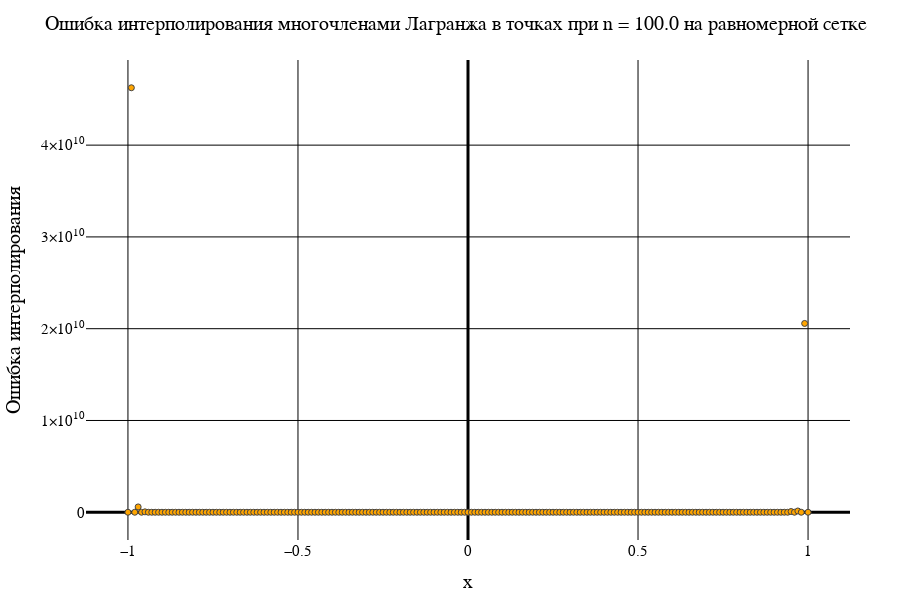

The code cell stored with this chart in its notebook:
### Code cell
data1[2]

### Figure 1 — Plotly figure (JSON) as saved in the notebook; plotly's stock layout.template omitted (floating-point values rounded to 4 significant figures; data arrays with more than 128 entries replaced by an {"elided": "..."} marker saying what was removed)
{"data": [{"marker": {"color": "orange", "line": {"width": 1}, "showline": true}, "mode": "markers", "type": "scatter", "x": {"elided": "201 float values"}, "y": {"elided": "201 float values"}}], "layout": {"coloraxis": {"outlinecolor": "black"}, "font": {"color": "black", "family": "Times New Roman"}, "height": 600, "margin": {"b": 50, "l": 50, "r": 50, "t": 60}, "paper_bgcolor": "white", "plot_bgcolor": "white", "title": {"autosize": false, "font": {"color": "black", "family": "Times New Roman", "size": 20}, "paper_bgcolor": "red", "text": "Ошибка интерполирования многочленами Лагранжа в точках при n = 100.0 на равномерной сетке"}, "width": 900, "xaxis": {"color": "black", "gridcolor": "black", "gridwidth": 1, "tickfont": {"size": 15}, "title": {"font": {"color": "black", "family": "Times New Roman", "size": 20}, "text": "x"}, "zerolinecolor": "black", "zerolinewidth": 3}, "yaxis": {"exponentformat": "power", "gridcolor": "black", "gridwidth": 1, "tickfont": {"size": 15}, "title": {"font": {"color": "black", "family": "Times New Roman", "size": 20}, "text": "Ошибка интерполирования"}, "zerolinecolor": "black", "zerolinewidth": 3}}}
